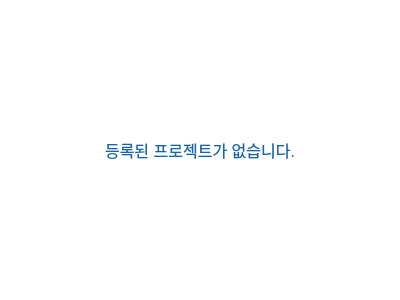
<?xml version="1.0" encoding="UTF-8"?>
<ui version="4.0">
 <class>NoProjectsWidget</class>
 <widget class="QWidget" name="NoProjectsWidget">
  <property name="geometry">
   <rect>
    <x>0</x>
    <y>0</y>
    <width>400</width>
    <height>300</height>
   </rect>
  </property>
  <property name="styleSheet">
   <string notr="true">QWidget#NoProjectsWidget {
    background: transparent;
}
QLabel#message_label {
    color: #1864ab;
    font-size: 16px;
    background: transparent;
}</string>
  </property>
  <layout class="QVBoxLayout" name="verticalLayout">
   <property name="spacing">
    <number>0</number>
   </property>
   <property name="leftMargin">
    <number>0</number>
   </property>
   <property name="topMargin">
    <number>0</number>
   </property>
   <property name="rightMargin">
    <number>0</number>
   </property>
   <property name="bottomMargin">
    <number>0</number>
   </property>
   <item>
    <spacer name="verticalSpacer">
     <property name="orientation">
      <enum>Qt::Vertical</enum>
     </property>
     <property name="sizeHint" stdset="0">
      <size>
       <width>20</width>
       <height>40</height>
      </size>
     </property>
    </spacer>
   </item>
   <item>
    <widget class="QLabel" name="message_label">
     <property name="text">
      <string>등록된 프로젝트가 없습니다.</string>
     </property>
     <property name="alignment">
      <set>Qt::AlignCenter</set>
     </property>
    </widget>
   </item>
   <item>
    <spacer name="verticalSpacer_2">
     <property name="orientation">
      <enum>Qt::Vertical</enum>
     </property>
     <property name="sizeHint" stdset="0">
      <size>
       <width>20</width>
       <height>40</height>
      </size>
     </property>
    </spacer>
   </item>
  </layout>
 </widget>
</ui> 
